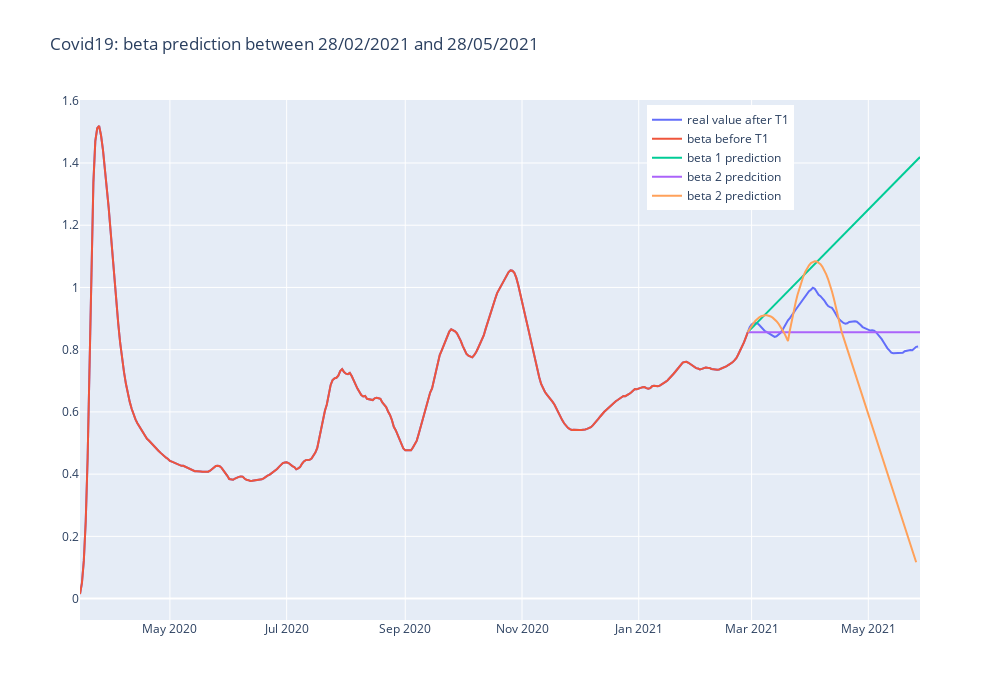

The notebook cell this image was saved under:
### Code cell
fig1 = go.Figure()
fig1.add_trace(go.Scatter(x=lst_range_T0_T2[:-1], y=beta_T0_T2[:-1], name="real value after T1"))
fig1.add_trace(go.Scatter(x=lst_range[:-1], y=beta[:-1], name="beta before T1"))
fig1.add_trace(go.Scatter(x=lst_range_T1_T2, y=new_beta_1, name="beta 1 prediction"))
fig1.add_trace(go.Scatter(x=lst_range_T1_T2, y=new_beta_2, name="beta 2 predcition"))
fig1.add_trace(go.Scatter(x=lst_range_T1_T2, y=beta_3_concatenate, name="beta 2 prediction"))

fig1.update_layout(legend=dict(
    yanchor="top",
    y=0.99,
    xanchor="right",
    x=0.85
))
fig1.update_layout(title_text="Covid19: beta prediction between 28/02/2021 and 28/05/2021",height=700, width=1000)
fig1.write_html("figures/beta_prediction.html")
fig1.write_image("figures/beta_prediction.jpeg")
fig1.show()
